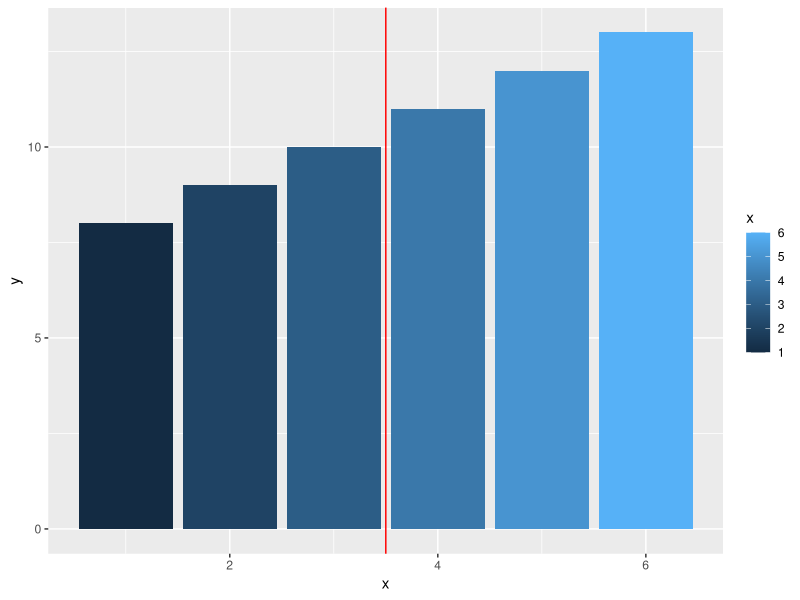
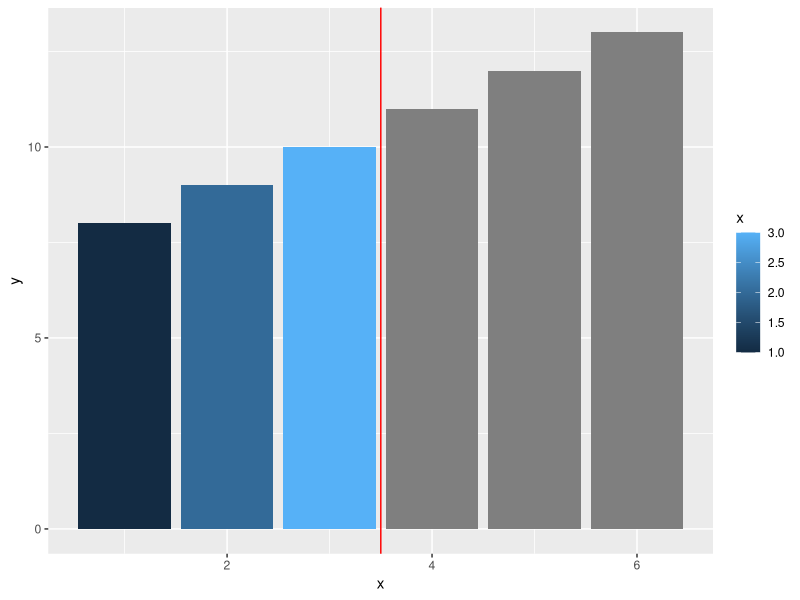

Here is the R script that generated these plots, in order:
library(ggplot2)
df <- data.frame(x = 1:6, y = 8:13)
base <- ggplot(df, aes(x, y)) + 
  geom_col(aes(fill = x)) +                    # bar chart
  geom_vline(xintercept = 3.5, colour = "red") # for visual clarity only

base
base + scale_fill_gradient(limits = c(1, 3))

#scale_fill_gradient(): This is a function controls the color mapping 